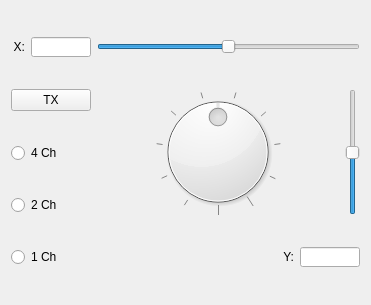
<?xml version="1.0" encoding="UTF-8"?>
<ui version="4.0">
 <class>ControlWindow</class>
 <widget class="QWidget" name="ControlWindow">
  <property name="geometry">
   <rect>
    <x>0</x>
    <y>0</y>
    <width>371</width>
    <height>305</height>
   </rect>
  </property>
  <property name="windowTitle">
   <string>Form</string>
  </property>
  <layout class="QGridLayout" name="gridLayout" columnstretch="0,1,0">
   <item row="2" column="0">
    <widget class="QRadioButton" name="rb_4ChMode">
     <property name="text">
      <string>4 Ch</string>
     </property>
     <property name="autoExclusive">
      <bool>true</bool>
     </property>
     <attribute name="buttonGroup">
      <string notr="true">bg_mode</string>
     </attribute>
    </widget>
   </item>
   <item row="0" column="1" colspan="2">
    <widget class="QSlider" name="hs_x">
     <property name="enabled">
      <bool>true</bool>
     </property>
     <property name="minimum">
      <number>-2730</number>
     </property>
     <property name="maximum">
      <number>2730</number>
     </property>
     <property name="tracking">
      <bool>true</bool>
     </property>
     <property name="orientation">
      <enum>Qt::Orientation::Horizontal</enum>
     </property>
     <property name="tickPosition">
      <enum>QSlider::TickPosition::NoTicks</enum>
     </property>
     <property name="tickInterval">
      <number>0</number>
     </property>
    </widget>
   </item>
   <item row="0" column="0">
    <layout class="QHBoxLayout" name="horizontalLayout">
     <item>
      <widget class="QLabel" name="label_6">
       <property name="text">
        <string>X:</string>
       </property>
       <property name="alignment">
        <set>Qt::AlignmentFlag::AlignRight|Qt::AlignmentFlag::AlignTrailing|Qt::AlignmentFlag::AlignVCenter</set>
       </property>
      </widget>
     </item>
     <item>
      <widget class="QLineEdit" name="l_x">
       <property name="maximumSize">
        <size>
         <width>60</width>
         <height>20</height>
        </size>
       </property>
       <property name="baseSize">
        <size>
         <width>0</width>
         <height>0</height>
        </size>
       </property>
       <property name="maxLength">
        <number>10</number>
       </property>
       <property name="frame">
        <bool>true</bool>
       </property>
       <property name="clearButtonEnabled">
        <bool>false</bool>
       </property>
      </widget>
     </item>
    </layout>
   </item>
   <item row="1" column="0">
    <widget class="QPushButton" name="pb_tx">
     <property name="text">
      <string>TX</string>
     </property>
     <property name="checkable">
      <bool>true</bool>
     </property>
    </widget>
   </item>
   <item row="4" column="0">
    <widget class="QRadioButton" name="rb_1ChMode">
     <property name="text">
      <string>1 Ch</string>
     </property>
     <attribute name="buttonGroup">
      <string notr="true">bg_mode</string>
     </attribute>
    </widget>
   </item>
   <item row="4" column="1" colspan="2">
    <layout class="QHBoxLayout" name="horizontalLayout_2">
     <item>
      <widget class="QLabel" name="label_5">
       <property name="text">
        <string>Y:</string>
       </property>
       <property name="alignment">
        <set>Qt::AlignmentFlag::AlignRight|Qt::AlignmentFlag::AlignTrailing|Qt::AlignmentFlag::AlignVCenter</set>
       </property>
      </widget>
     </item>
     <item>
      <widget class="QLineEdit" name="l_y">
       <property name="maximumSize">
        <size>
         <width>60</width>
         <height>20</height>
        </size>
       </property>
       <property name="baseSize">
        <size>
         <width>0</width>
         <height>0</height>
        </size>
       </property>
       <property name="maxLength">
        <number>10</number>
       </property>
       <property name="frame">
        <bool>true</bool>
       </property>
       <property name="echoMode">
        <enum>QLineEdit::EchoMode::Normal</enum>
       </property>
       <property name="clearButtonEnabled">
        <bool>false</bool>
       </property>
      </widget>
     </item>
    </layout>
   </item>
   <item row="1" column="2" rowspan="3">
    <widget class="QSlider" name="vs_y">
     <property name="minimum">
      <number>-2730</number>
     </property>
     <property name="maximum">
      <number>2730</number>
     </property>
     <property name="orientation">
      <enum>Qt::Orientation::Vertical</enum>
     </property>
     <property name="invertedAppearance">
      <bool>false</bool>
     </property>
     <property name="invertedControls">
      <bool>false</bool>
     </property>
    </widget>
   </item>
   <item row="3" column="0">
    <widget class="QRadioButton" name="rb_2ChMode">
     <property name="text">
      <string>2 Ch</string>
     </property>
     <attribute name="buttonGroup">
      <string notr="true">bg_mode</string>
     </attribute>
    </widget>
   </item>
   <item row="1" column="1" rowspan="3">
    <widget class="QDial" name="d_xy">
     <property name="minimum">
      <number>-2730</number>
     </property>
     <property name="maximum">
      <number>2730</number>
     </property>
     <property name="value">
      <number>0</number>
     </property>
     <property name="sliderPosition">
      <number>0</number>
     </property>
     <property name="orientation">
      <enum>Qt::Orientation::Horizontal</enum>
     </property>
     <property name="invertedControls">
      <bool>false</bool>
     </property>
     <property name="wrapping">
      <bool>true</bool>
     </property>
     <property name="notchTarget">
      <double>91.000000000000000</double>
     </property>
     <property name="notchesVisible">
      <bool>true</bool>
     </property>
    </widget>
   </item>
  </layout>
 </widget>
 <resources/>
 <connections/>
 <buttongroups>
  <buttongroup name="bg_mode"/>
 </buttongroups>
</ui>
